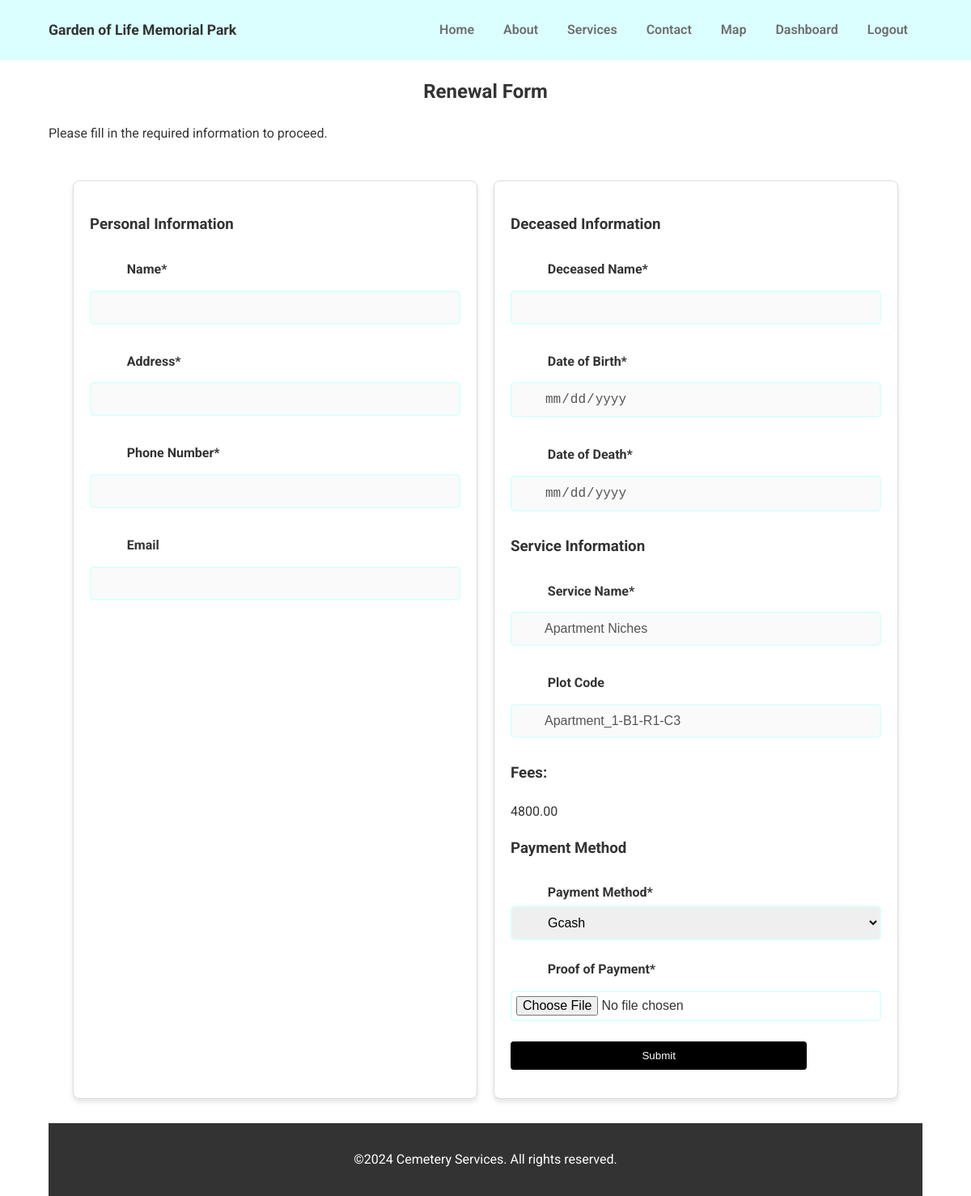
The page /renewal_form.php?reservation_id=38 (signed in) on the database its author committed.
### tables this page shows
CREATE TABLE `reservations` (
  `reservation_id` int(11) NOT NULL,
  `user_id` int(11) NOT NULL,
  `plot_code` varchar(50) DEFAULT NULL,
  `payment_method_id` int(11) NOT NULL,
  `payment_proof` varchar(255) DEFAULT NULL,
  `status_id` int(11) NOT NULL,
  `created_at` timestamp NOT NULL DEFAULT current_timestamp(),
  `deceased_id` int(11) DEFAULT NULL,
  `holder_name` varchar(50) NOT NULL,
  `holder_address` varchar(255) NOT NULL,
  `holder_phone` varchar(50) NOT NULL,
  `holder_email` varchar(50) NOT NULL
);

CREATE TABLE `deceased_info` (
  `deceased_id` int(11) NOT NULL,
  `deceased_name` varchar(100) DEFAULT NULL,
  `date_of_birth` date DEFAULT NULL,
  `date_of_death` date DEFAULT NULL
);

CREATE TABLE `services` (
  `service_id` int(11) NOT NULL,
  `service_name` varchar(100) NOT NULL,
  `service_type_id` int(11) NOT NULL
);

CREATE TABLE `fees` (
  `id` int(11) NOT NULL,
  `code` varchar(50) NOT NULL,
  `tier` varchar(10) DEFAULT NULL,
  `service_type` varchar(50) NOT NULL,
  `description` text NOT NULL,
  `amount` decimal(10,2) NOT NULL,
  `duration` varchar(50) DEFAULT NULL,
  `notes` text DEFAULT NULL,
  `is_renewable` tinyint(1) NOT NULL DEFAULT 1,
  `created_at` timestamp NOT NULL DEFAULT current_timestamp(),
  `updated_at` timestamp NOT NULL DEFAULT current_timestamp() ON UPDATE current_timestamp(),
  `service_id` int(11) DEFAULT NULL
);

### renewal_form.php (the view, shortened to what this page needs)
<?php
include 'config.php';
$reservation_id = $_GET['reservation_id'];
$user_id = $_SESSION['user_id'];
$sql = "
    SELECT
        r.reservation_id,
        r.user_id,
        r.status_id,
        r.holder_name,
        r.holder_address,
        r.holder_phone,
        r.holder_email,
        d.deceased_name,
        d.date_of_birth,
        d.date_of_death,
        rd.service_id,
        s.service_name,
        r.plot_code,
        rd.fee_code,
        f.amount AS fee_amount
    FROM
        reservations r
    JOIN
        deceased_info d
    ON
        r.deceased_id = d.deceased_id
    JOIN
        reservation_details rd
    ON
        r.reservation_id = rd.reservation_id
    JOIN
        services s
    ON
        rd.service_id = s.service_id
    JOIN
        fees f
    ON
        rd.fee_code = f.code
    WHERE
        r.reservation_id = ?
    AND
        r.user_id = ?
";
$stmt = $conn->prepare($sql);
$stmt->bind_param('ii', $reservation_id, $user_id);
$stmt->execute();
if (!$stmt->execute()) {
    $error_message = "Error executing query: " . $stmt->error;
    var_dump($error_message);
    throw new Exception($error_message);
}
$result = $stmt->get_result();
$reservation = $result->fetch_assoc();
?>
<!DOCTYPE html>
<html lang="en">
<head>
    <link rel="stylesheet" href="css/renewal.css">
    <link rel="stylesheet" href="css/style.css">
    <link href="https://cdnjs.cloudflare.com/ajax/libs/font-awesome/6.0.0/css/all.min.css" rel="stylesheet">
</head>
<body>
    <nav class="navbar">
        <div class="nav-container">
            <a href="#" class="logo">Garden of Life Memorial Park</a>
            <div class="navwrap">
                <ul class="nav-menu1">
                    <li><a href="index.php#hero">Home</a></li>
                    <li><a href="index.php#about">About</a></li>
                    <li><a href="index.php#services">Services</a></li>
                    <li><a href="index.php#contact">Contact</a></li>
                    <li><a href="map_search.php">Map</a></li>
                    <?php if (isset($_SESSION['user_id'])): ?>
                    <li><a href="dashboard.php">Dashboard</a></li>
                    <li>
                        <a href="logout.php">Logout</a>
                    </li>
                    <?php else : ?>
                    <li>
                        <a href="login.php">Login</a>
                    </li>
                    <?php endif; ?>
                </ul>
            </div>
        </div>
    </nav>
    <div class="container">
        <h2>Renewal Form</h2>
        <p>Please fill in the required information to proceed.</p>
        <form action="api/post_renewal.php" method="POST" class="form-wrap" enctype="multipart/form-data">
            <div class="form-section">
                <h3>Personal Information</h3>
                <div class="form-group">
                    <label for="holder_name">Name*</label>
                    <input type="text" id="holder_name" name="holder_name"
                        value="<?php echo htmlspecialchars($reservation['holder_name']); ?>" disabled>
                </div>
                <div class="form-group">
                    <label for="holder_address">Address*</label>
                    <input type="text" id="holder_address" name="holder_address"
                        value="<?php echo htmlspecialchars($reservation['holder_address']); ?>" disabled>
                </div>
                <div class="form-group">
                    <label for="holder_phone">Phone Number*</label>
                    <input type="text" id="holder_phone" name="holder_phone"
                        value="<?php echo htmlspecialchars($reservation['holder_phone']); ?>" disabled>
                </div>
                <div class="form-group">
                    <label for="holder_email">Email</label>
                    <input type="email" id="holder_email" name="holder_email"
                        value="<?php echo htmlspecialchars($reservation['holder_email']); ?>" disabled>
                </div>
            </div>
            <div class="form-section">
                <h3>Deceased Information</h3>
                <div class="form-group">
                    <label for="deceased_name">Deceased Name*</label>
                    <input type="text" id="deceased_name" name="deceased_name"
                        value="<?php echo htmlspecialchars($reservation['deceased_name']); ?>" disabled>
                </div>
                <div class="form-group">
                    <label for="date_of_birth">Date of Birth*</label>
                    <input type="date" id="date_of_birth" name="date_of_birth"
                        value="<?php echo htmlspecialchars($reservation['date_of_birth']); ?>" disabled>
                </div>
                <div class="form-group">
                    <label for="date_of_death">Date of Death*</label>
                    <input type="date" id="date_of_death" name="date_of_death"
                        value="<?php echo htmlspecialchars($reservation['date_of_death']); ?>" disabled>
                </div>
                <h3>Service Information</h3>
                <div class="form-group">
                    <label for="service_name">Service Name*</label>
                    <input type="text" id="service_name" name="service_name"
                        value="<?php echo htmlspecialchars($reservation['service_name']); ?>" disabled>
                </div>
                <div class="form-group">
                    <label for="plot_code">Plot Code</label>
                    <input type="text" id="plot_code" name="plot_code"
                        value="<?php echo htmlspecialchars($reservation['plot_code']); ?>" disabled>
                </div>
                <div id="feesDisplay" style="margin-top: 10px; display: block;">
                    <h3>Fees:</h3>
                    <div id="feesDetails"><?php echo htmlspecialchars($reservation['fee_amount']); ?></div>
                </div>
                <h3>Payment Method</h3>
                <div class="form-group">
                    <label for="payment_method">Payment Method*</label>
                    <select id="payment_method" name="payment_method">
                        <option value="1">Gcash</option>
                    </select>
                </div>
                <div class="form-group">
                    <label for="payment_proof">Proof of Payment*</label>
                    <input type="file" id="payment_proof" name="payment_proof" required>
                </div>
                <div class="form-group">
                    <button type="submit">Submit</button>
                </div>
        </form>
    </div>
    <footer class="footer" style="">
        <div class="">
            <p>&copy;2024 Cemetery Services. All rights reserved.</p>
        </div>
    </footer>
</body>
</html>

### css/renewal.css (style rules this page uses)
form { display: flex; flex-wrap: wrap; padding: 20px; }
.map-section, .form-section { box-shadow: 0 4px 6px rgba(0, 0, 0, 0.1); padding: 20px; border-radius: 8px; background-color: #fff; margin: 10px; border: 1px solid #ddd; }
.form-section { flex: 2; min-width: 300px; }
.form-group { margin-bottom: 15px; display: flex; flex-direction: column; justify-content: center; align-items: center; }
.form-group label { display: block; margin-bottom: 5px; font-weight: bold; width: 80%; text-align: left; color: #333; }
.form-group input, .form-group select, .form-group button { width: 80%; padding: 10px; border: 1px solid #ccc; border-radius: 4px; }
.form-group input[type="file"] { padding: 5px; }
.form-group button { background-color: black; color: white; cursor: pointer; border: none; }

### css/style.css (style rules this page uses)
:root { --primary-color: #333; --primary-hover-color: #1b1b1b; --primary-lighter-color: #4b4b4b; --secondary-color: #dbfffe; --secondary-hover-color: #a8ced0; --text-color: #333; --background-color: #ffffff; box-sizing: border-box; }
body { font-family: "Roboto", serif; margin: 0; padding: 0; width: 100%; color: var(--text-color); background-color: var(--background-color); line-height: 1.6; }
.container { width: 90%; height: 100%; max-width: 1200px; margin: 0 auto; }
h1, h2, h3 { color: var(--primary-color); }
a { color: var(--primary-color); text-decoration: none; }
h2 { text-align: center; margin-bottom: 20px; }
input { display: block; width: 100%; padding: 10px; margin: 10px 0; border: 2px solid black; border-radius: 10px; box-sizing: border-box; }
.navbar { background: var(--secondary-color); padding: 0.5rem 0; position: sticky; top: 0; z-index: 999; }
.nav-container { display: flex; flex-direction: row; width: 90%; margin: 0 auto; justify-content: space-between; align-items: center; }
.navbar .logo { font-size: 1.1em; font-weight: bold; white-space: nowrap; }
.nav-menu1 { display: flex; list-style: none; }
.navbar .nav-menu1 li a { margin: auto 0.5rem; width: 100%; text-align: center; cursor: pointer; font-weight: 600; color: #6d6d6d; transition: color 0.3s ease-in-out; padding: 10px; }
.nav-container { display: flex; flex-direction: row; width: 90%; max-width: 1200px; margin: 0 auto; }
.form-section label { margin: 0.5em 0 0.2em; }
.form-section input, .form-section select, .form-section textarea { border: 2px solid var(--secondary-color); border-radius: 5px; padding: 10px 10px 10px 40px; font-size: 16px; width: 100%; box-sizing: border-box; }
.form-section button { align-self: flex-start; }
.footer { background: var(--primary-color); color: #fff; text-align: center; padding: 1em 0; width: 100%; }

### rows shown on the page
reservations: service_name "Apartment Niches", plot_code "Apartment_1-B1-R1-C3", fees.amount "4800.00"
